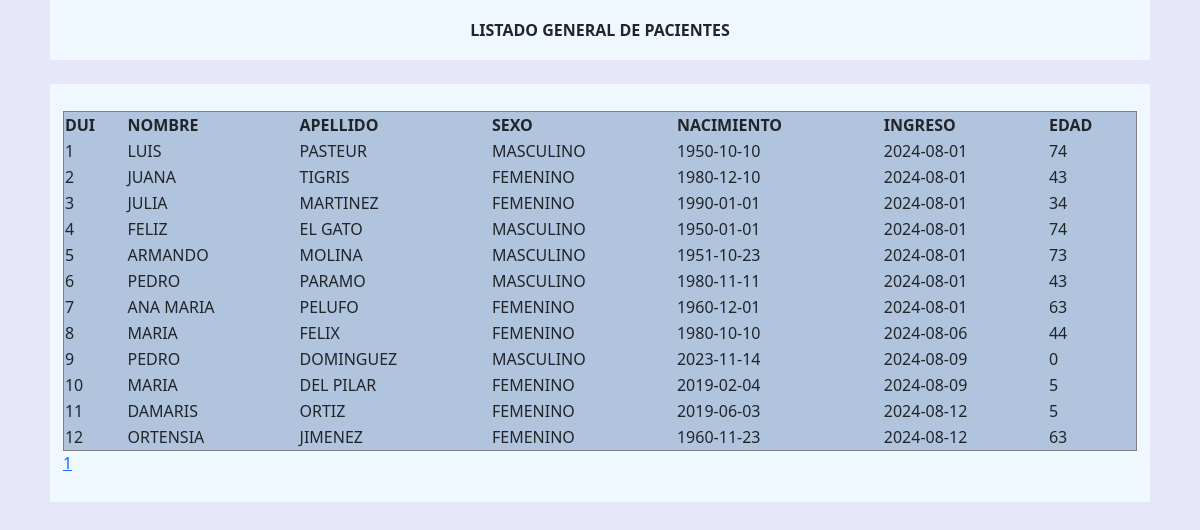
The app's page /listar_pacientes.php with its own data.
### tables this page shows
CREATE TABLE `paciente` (
  `id` int(11) NOT NULL,
  `dui` int(10) NOT NULL,
  `nombre` varchar(25) NOT NULL,
  `apellido` varchar(25) NOT NULL,
  `sexo` varchar(9) NOT NULL,
  `nacimiento` date NOT NULL,
  `ingreso` date NOT NULL DEFAULT current_timestamp()
);

### listar_pacientes_mostrar.php (the view, shortened to what this page needs)
<?php
include_once "css.php";
$host = 'localhost';
$dbname = 'ta';
$username = 'root';
$password = '';
$dsn = "mysql:host=$host;dbname=$dbname;charset=utf8mb4";
try {
    $pdo = new PDO($dsn, $username, $password);
    $pdo->setAttribute(PDO::ATTR_ERRMODE, PDO::ERRMODE_EXCEPTION);
    $stmt = $pdo->prepare("SELECT dui, nombre, apellido, sexo, nacimiento, ingreso FROM paciente ORDER BY dui ASC");
    $stmt->execute();
    $result = $stmt->fetchAll(PDO::FETCH_ASSOC);
    $total_records = count($result);
    $records_per_page = 20;
    $total_pages = ceil($total_records / $records_per_page);
    $current_page = isset($_GET['page']) ? intval($_GET['page']) : 1;
    $start_index = ($current_page - 1) * $records_per_page;
    $display_records = array_slice($result, $start_index, $records_per_page);
    echo "<table border='1' id='pacienteTable' class='tablaDatos'>
                <thead>
                    <tr>
                        <th onclick='sortTable(0)'>DUI</th>
                        <th onclick='sortTable(1)'>NOMBRE</th>
                        <th onclick='sortTable(2)'>APELLIDO</th>
                        <th onclick='sortTable(3)'>SEXO</th>
                        <th onclick='sortTable(4)'>NACIMIENTO</th>
                        <th onclick='sortTable(5)'>INGRESO</th>
                        <th onclick='sortTable(6)'>EDAD</th>
                    </tr>
                </thead>
            <tbody>";
            foreach ($display_records as $row) {
                echo "<tr>
                        <td>{$row['dui']}</td>
                        <td>{$row['nombre']}</td>
                        <td>{$row['apellido']}</td>
                        <td>{$row['sexo']}</td>
                        <td align='left'>{$row['nacimiento']}</td>
                        <td align='left'>{$row['ingreso']}</td>
                        <td align='left'>{$row['edad']}</td>
                    </tr>";
            }
        echo "</tbody>
        </table>";
    echo "<div>";
    for ($page = 1; $page <= $total_pages; $page++) {
        echo "<a href='?page=$page'>$page</a> ";
    }
    echo "</div>";
} catch (PDOException $e) {
    echo "Error: " . $e->getMessage();
}

### css.php (style rules this page uses)
.body { background-color: lavender; }
.tablaDatos { width: 100%; background-color:lightsteelblue; }

### records on screen
paciente: dui "1", nombre "LUIS", apellido "PASTEUR", sexo "MASCULINO", nacimiento "1950-10-10", ingreso "2024-08-01", edad "74"
paciente: dui "2", nombre "JUANA", apellido "TIGRIS", sexo "FEMENINO", nacimiento "1980-12-10", ingreso "2024-08-01", edad "43"
paciente: dui "3", nombre "JULIA", apellido "MARTINEZ", sexo "FEMENINO", nacimiento "1990-01-01", ingreso "2024-08-01", edad "34"
paciente: dui "4", nombre "FELIZ", apellido "EL GATO", sexo "MASCULINO", nacimiento "1950-01-01", ingreso "2024-08-01", edad "74"
paciente: dui "5", nombre "ARMANDO", apellido "MOLINA", sexo "MASCULINO", nacimiento "1951-10-23", ingreso "2024-08-01", edad "73"
paciente: dui "6", nombre "PEDRO", apellido "PARAMO", sexo "MASCULINO", nacimiento "1980-11-11", ingreso "2024-08-01", edad "43"
paciente: dui "7", nombre "ANA MARIA", apellido "PELUFO", sexo "FEMENINO", nacimiento "1960-12-01", ingreso "2024-08-01", edad "63"
paciente: dui "8", nombre "MARIA", apellido "FELIX", sexo "FEMENINO", nacimiento "1980-10-10", ingreso "2024-08-06", edad "44"
paciente: dui "9", nombre "PEDRO", apellido "DOMINGUEZ", sexo "MASCULINO", nacimiento "2023-11-14", ingreso "2024-08-09", edad "0"
paciente: dui "10", nombre "MARIA", apellido "DEL PILAR", sexo "FEMENINO", nacimiento "2019-02-04", ingreso "2024-08-09", edad "5"
paciente: dui "11", nombre "DAMARIS", apellido "ORTIZ", sexo "FEMENINO", nacimiento "2019-06-03", ingreso "2024-08-12", edad "5"
paciente: dui "12", nombre "ORTENSIA", apellido "JIMENEZ", sexo "FEMENINO", nacimiento "1960-11-23", ingreso "2024-08-12", edad "63"
